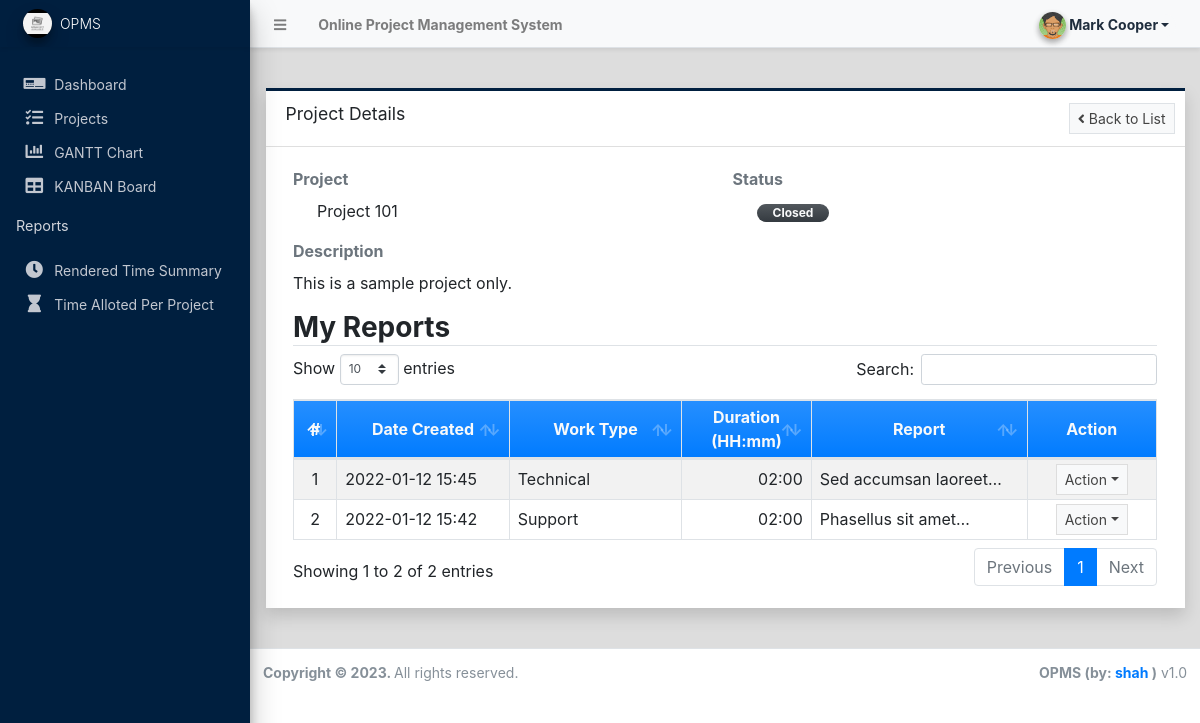
/?page=projects/view_project&id=1 (signed in), run on the app's committed database.
### tables this page shows
CREATE TABLE `report_list` (
  `id` int(30) NOT NULL,
  `project_id` int(30) NOT NULL,
  `member_id` int(30) NOT NULL,
  `work_type_id` int(30) NOT NULL,
  `description` text NOT NULL,
  `datetime_from` datetime NOT NULL,
  `datetime_to` datetime NOT NULL,
  `duration` float NOT NULL DEFAULT 0,
  `date_created` datetime NOT NULL DEFAULT current_timestamp(),
  `date_updated` datetime DEFAULT NULL ON UPDATE current_timestamp()
);

CREATE TABLE `work_type_list` (
  `id` int(30) NOT NULL,
  `name` text NOT NULL,
  `description` text NOT NULL,
  `status` tinyint(4) NOT NULL DEFAULT 1,
  `delete_flag` tinyint(1) NOT NULL DEFAULT 0,
  `date_created` datetime NOT NULL DEFAULT current_timestamp(),
  `date_updated` datetime DEFAULT NULL ON UPDATE current_timestamp()
);

### classes/DBConnection.php (called while the page is built, shortened)
<?php
class DBConnection{
    private $host = DB_SERVER;
    private $username = DB_USERNAME;
    private $password = DB_PASSWORD;
    private $database = DB_NAME;
    public $conn;
    public function __construct(){
        if (!isset($this->conn)) {
            $this->conn = new mysqli($this->host, $this->username, $this->password, $this->database);
        }
    }
}
?>

### classes/SystemSettings.php (called while the page is built, shortened)
<?php
class SystemSettings extends DBConnection{
	function userdata($field = ''){
		if(!empty($field)){
			if(isset($_SESSION['userdata'][$field]))
				return $_SESSION['userdata'][$field];
			else
				return null;
		}else{
			return false;
		}
	}
}
$_settings = new SystemSettings();
?>

### projects/view_project.php (the view, shortened to what this page needs)
<?php
function duration($dur = 0){
    $hours = floor($dur / (60 * 60));
    $min = floor($dur / (60)) - ($hours*60);
    $dur = sprintf("%'.02d",$hours).":".sprintf("%'.02d",$min);
    return $dur;
}
?>
<div class="content py-4">
    <div class="card card-outline card-navy shadow rounded-0">
        <div class="card-header">
            <h5 class="card-title">Project Details</h5>
            <div class="card-tools">
                <a href="./?page=projects" class="btn btn-default border btn-sm btn-flat"><i class="fa fa-angle-left"></i> Back to List</a>
            </div>
        </div>
        <div class="card-body">
            <div class="container-fluid">
                <div class="row">
                    <div class="col-md-6">
                        <div class="form-group">
                            <label class="control-label text-muted">Project</label>
                            <div class="pl-4"><?= isset($name) ? $name : 'N/A' ?></div>
                        </div>
                    </div>
                    <div class="col-md-6">
                        <div class="form-group">
                            <label class="control-label text-muted">Status</label>
                            <div class="pl-4">
                                <?php
                                    switch ($status){
                                        case 2:
                                            echo '<span class="rounded-pill badge badge-dark bg-gradient-dark px-3 text-light">Closed</span>';
                                            break;
                                    }
                                ?>
                            </div>
                        </div>
                    </div>
                </div>
                <div class="row">
                    <div class="col-md-12">
                        <label class="control-label text-muted">Description</label>
                        <div>
                            <?= html_entity_decode($description) ?>
                        </div>
                    </div>
                </div>
                <h3 class="border-bottom"><b>My Reports</b></h3>
                <table class="table table-bordered table-striped">
                    <colgroup>
                        <col width="5%">
                        <col width="20%">
                        <col width="20%">
                        <col width="15%">
                        <col width="25%">
                        <col width="15%">
                    </colgroup>
                    <thead>
                        <tr class="bg-gradient-primary text-light">
                            <th class="text-center">#</th>
                            <th class="text-center">Date Created</th>
                            <th class="text-center">Work Type</th>
                            <th class="text-center">Duration (HH:mm)</th>
                            <th class="text-center">Report</th>
                            <th class="text-center">Action</th>
                        </tr>
                    </thead>
                    <tbody>
                        <?php
                            $i = 1;
                            $qry = $conn->query("SELECT r.*, w.name as work_type FROM `report_list` r inner join `work_type_list` w on r.work_type_id = w.id where r.project_id = '{$id}' and r.member_id = '{$_settings->userdata('id')}' order by unix_timestamp(r.date_created) desc ");
                            while($row = $qry->fetch_assoc()):
                        ?>
                            <tr>
                                <td class="px-2 py-1 text-center"><?= $i++; ?></td>
                                <td class="px-2 py-1"><?= date("Y-m-d H:i",strtotime($row['date_created'])) ?></td>
                                <td class="px-2 py-1"><?= $row['work_type'] ?></td>
                                <td class="px-2 py-1 text-right"><?= duration($row['duration']) ?></td>
                                <td class="px-2 py-1"><p class="m-0 truncate-1"><?= strip_tags(html_entity_decode($row['description'])) ?></p></td>
                                <td class="px-2 py-1 text-center">
                                    <button type="button" class="btn btn-flat btn-default btn-sm dropdown-toggle dropdown-icon" data-toggle="dropdown">
                                            Action
                                    </button>
                                </td>
                            </tr>
                        <?php endwhile; ?>
                    </tbody>
                </table>
            </div>
        </div>
    </div>
</div>

### data on the page
report_list: date_created "2022-01-12 15:45", work_type.name "Technical", duration "02:00", description "Sed accumsan…"
report_list: date_created "2022-01-12 15:42", work_type.name "Support", duration "02:00", description "Phasellus sit…"

### other printed values
$_settings->info('name') "Online Project Management System"
$_settings->userdata('firstname').' '.$_settings->userdata('lastname') "Mark Cooper"
$_settings->info('short_name') "OPMS"
$name "Project 101"
html_entity_decode($description) "This is a sample project only."
